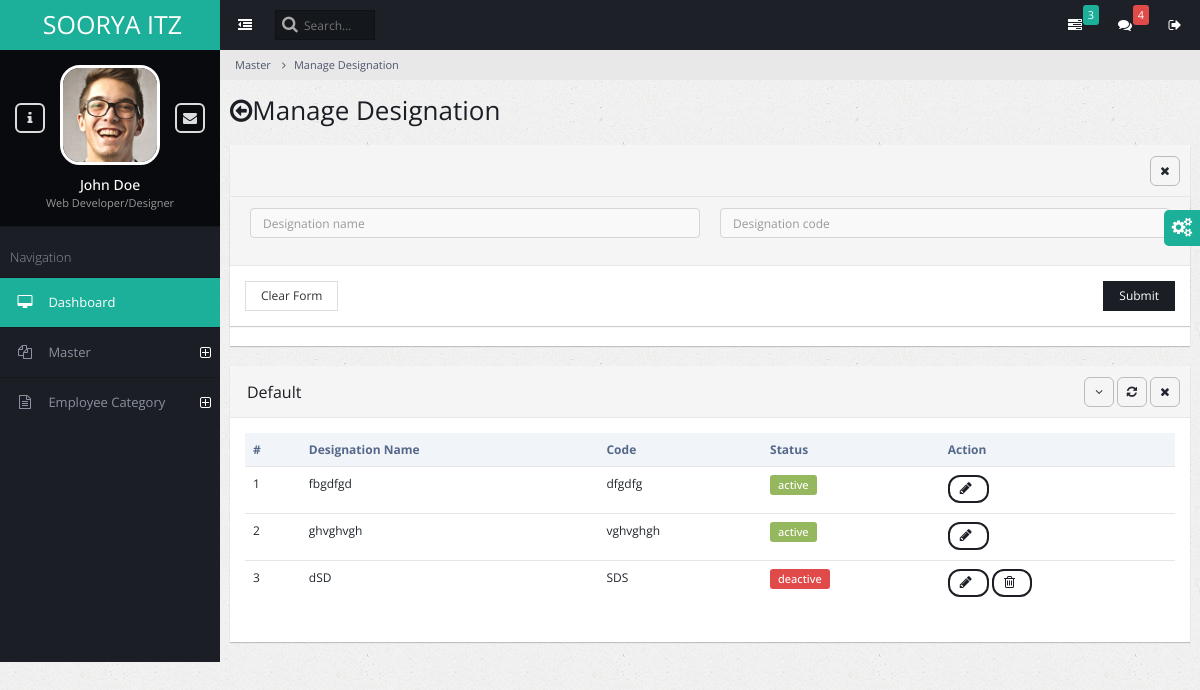
The page /admin_desig_manage/ on the database its author committed.
### admin_master/models.py (models this page shows)
class Academicdesignation(models.Model):
    designame = models.CharField(max_length=260)
    desigcode = models.CharField(max_length=260)
    desigstatus = models.IntegerField(default=1)

### admin_master/views.py (the view, shortened to what this page needs)
# urls.py: path('admin_desig_manage/', views.admin_designation_manage, name='admin_desig_manage'),
def admin_designation_manage(request):
    success_message = None
    error_message = None
    designations = Academicdesignation.objects.all()
    context = {
        'errormessage': error_message,
        'successmessage': success_message,
        'designations': designations,
    }
    return render(request, 'admin_master_designation_manage.html', context)

### admin_master/templates/admin_master_designation_manage.html (shortened to what this page needs)
{% extends "base.html" %}
{% block content %}
<ul class="breadcrumb">
    <li><a href="#">Master</a></li>
    <li><a href="#">Manage Designation</a></li>
</ul>
<div class="page-title">
    <h2><span class="fa fa-arrow-circle-o-left"></span>Manage Designation</h2>
</div>
<div class="page-content-wrap">
    <div class="row">
        <div class="col-md-12">
            <div class="panel panel-default">
                <div class="panel-heading">
                    <ul class="panel-controls">
                        <li><a href="#" class="panel-remove"><span class="fa fa-times"></span></a></li>
                    </ul>
                </div>
                <form method='post' >
        <div class="panel panel-default">
            <div class="panel-heading">
            <div class="row">
            <div class="col-md-6">
                <input type="text" placeholder="Designation name"  autofocus class="form-control" class="panel-title" name="designame" required><br>
            </div>
            <div class="col-md-6">
                <input type="text" placeholder="Designation code" class="form-control"class="panel-title" name="desigcode" required><br>
            </div>
            </div>
        </div>
        <div class="panel-body d-flex justify-content-between">
            <button class="btn btn-default">Clear Form</button>
            <button class="btn btn-primary pull-right">Submit</button>
        </div>
        </div>
    </form>
    </div>
</div>
<div class="page-content-wrap">
    <div class="row">
        <div class="col-md-12">
                     <div class="panel panel-default">
                        <div class="panel-heading">
                            <h3 class="panel-title">Default</h3>
                            <ul class="panel-controls">
                                <li><a href="#" class="panel-collapse"><span class="fa fa-angle-down"></span></a></li>
                                <li><a href="#" class="panel-refresh"><span class="fa fa-refresh"></span></a></li>
                                <li><a href="#" class="panel-remove"><span class="fa fa-times"></span></a></li>
                            </ul>
                        </div>
                        <div class="panel-body">
                            <table class="table datatable">
                                <thead>
                                    <tr>
                                        <th>#</th>
                                        <th>Designation Name</th>
                                        <th>Code</th>
                                        <th>Status</th>
                                        <th>Action</th>
                                    </tr>
                                </thead>
                                <tbody>
                                    {% for designation in designations %}
                                    <tr id="{{designation.id}}">
                                        <td>{{ forloop.counter }}</td>
                                        <td>{{ designation.designame }}</td>
                                        <td>{{ designation.desigcode }}</td>
                                        <td> {%if designation.desigstatus == 1  %}
                      <p class="badge badge-success">active
                       </td>
                       {% else %}
                       <p class="badge badge-danger">deactive</td>
                         {% endif %}</td>
                                        <td>
                                            <button class="btn btn-primary btn-rounded"  onclick="edit_desirow({{designation.id}});">
                                                <span  id= "spinner{{designation.id}}" class="fa fa-pencil" ></span>
                                            </button>
                                            {% if  not designation.desigstatus == 1 %}
                                            <button class="btn btn-primary btn-rounded" >
                                                <span  id= "spinner{{designation.id}}" class="fa fa-trash-o" onClick="delete_des({{designation.id}})" >  </button>
                                                    {% endif %}
                                    </tr>
                                    {% endfor %}
                                </tbody>
                            </table>
                        </div>
                    </div>
{% endblock   %}

### rows shown on the page
Academicdesignation: designame "fbgdfgd", desigcode "dfgdfg", desigstatus "active"
Academicdesignation: designame "ghvghvgh", desigcode "vghvghgh", desigstatus "active"
Academicdesignation: designame "dSD", desigcode "SDS", desigstatus "deactive"
